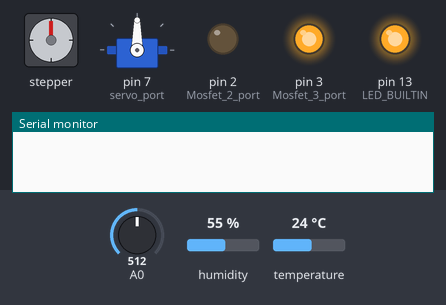
The sketch below on a simulated Arduino Uno, built with avr-gcc and run on an emulated ATmega328P. On the bench: stepper motor, servo, output pins drawn as LEDs (lit = HIGH), the last lines printed to the serial monitor. Wiring (inferred from the names in the program): stepper motor (200 steps per turn assumed): coils pin 9, pin 10, pin 11, pin 12. The inputs (shaded band) are chosen by the test bench; at power-on: A0 = 512, humidity 55 %, temperature 24 °C. EEPROM starts erased.

Above: at 0.1 s.
At 1.1 s:
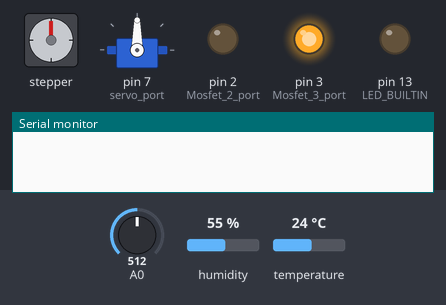
At 9.2 s:
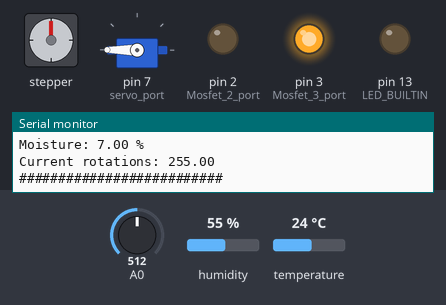
At 25.3 s:
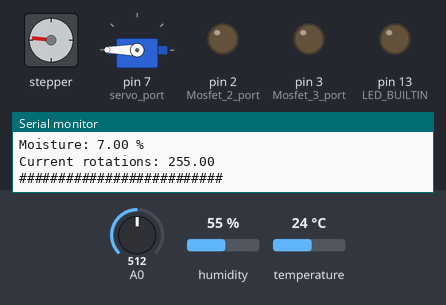
At 27.5 s:
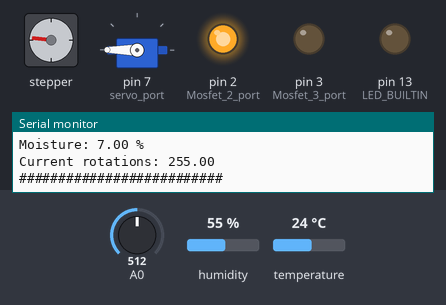
At 38.5 s:
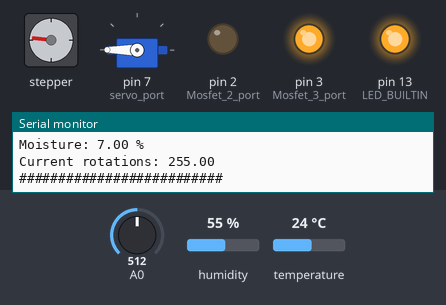
Timing chart, 0 to 40.0 s (numbered marks = the images above):
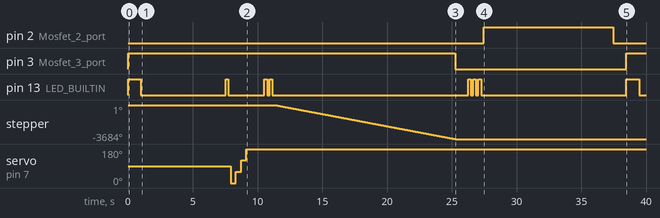

Measured:
- by itself, pin 2 (Mosfet_2_port): LOW → HIGH at 27.5 s, → LOW 10.0 s later
- by itself, pin 3 (Mosfet_3_port): LOW → HIGH at 0.00 s, → LOW 25.3 s later, → HIGH 13.2 s later
- by itself, pin 13 (LED_BUILTIN): LOW → HIGH at 0.00 s, → LOW 1.0 s later, → HIGH 6.5 s later, → LOW 0.20 s later, … (16 changes in this stretch)
- by itself, stepper: turns 3684° counter-clockwise in 13.9 s
- by itself, servo on pin 7 (servo_port): 90° → 0° at 7.9 s, → 60° 0.40 s later, → 120° 0.40 s later, → 180° 0.40 s later

The sketch:

Gewaechshaus.ino
```cpp
// Code for the automatisation with the Arduino Uno of the Greenhouse

// Pins outside (Always from top to bottom: Ground - Vcc - Signal)
// 123    Switch with Arduino       MOSFET 1
// 456    Water pump                MOSFET 2 (Only Plus/Minus needed for this pump)
// 789    Switched with water pump  MOSFET 2
// 101112 Servo                     MOSFET 3  (Now internal!)
// 131415 DHT11 - Termperature      MOSFET 3
// 161718 Ground moisture sensor    MOSFET 3
// 192021 Water level sensor        MOSFET 3 value empty:80 value full: 490

#include <EEPROM.h>
#include <Time.h>
#include <Servo.h>
#include "DHT.h"

// Digital pins
#define Mosfet_2_port         2 // Switch for the water pump
#define Mosfet_3_port         3 // Switch for all Sensors, Servo and Stepper motor

#define free_digital_port_1   4 // Power for this sensor/actuator is switched with the Arduino      MOSFET 1
#define free_digital_port_2   5 // The power to this port is used by the water pump                 MOSFET 2
#define free_digital_port_3   6 // Power for this sensor/actuator is switched with the water pump   MOSFET 2
#define servo_port            7 // Control port for Servo Motor                                     MOSFET 3
#define temp_sensor_port      8 // Temperature and humidity sensor                                  MOSEFT 3

// Digital Stepper Motor Pins
#define stepper_port1 9
#define stepper_port2 10
#define stepper_port3 11
#define stepper_port4 12

// Analog Pins
#define battery_port                A0  // Port to read the battery voltage
#define ground_moisture_sensor_port A4  // Port for the ground moisture sensor                 MOSEFT 3
#define water_level_sensor_port     A5  // Port for the water level sensor in the bucket       MOSEFT 3

//Flags for controlling which components run
bool demo_flag = true;
bool servo_flag = true;
bool pump_flag = true;
bool stepper_flag = true;
bool sensor_flag = true;

bool save_battery_flag = false;
bool mem_clear_flag = false;

//Variables
int pump_msecs = 10000; //TODO
int good_moisture_percentage = 100; //TODO
int good_temperature = 20; //TODO
unsigned char all_good_angle = 0;
unsigned char empty_battery_angle = 60;
unsigned char empty_water_angle = 120;
unsigned char empty_battery_water_angle = 180;
int roof_up_rotations = -80; //TODO
int current_rotations = 0;

float battery_voltage = 0.0;
float temperature = 0.0;
float humidity = 0.0;
float ground_moisture_percentage = 0.0;
float water_level = 0.0;

//Stepper variables
#define FULL_ROTATION 4095
const int phases1[] = {0, 0, 0, 0, 0, 1, 1, 1};
const int phases2[] = {0, 0, 0, 1, 1, 1, 0, 0};
const int phases3[] = {0, 1, 1, 1, 0, 0, 0, 0};
const int phases4[] = {1, 1, 0, 0, 0, 0, 0, 1};
int Phase = 0;
int Speed = 100; //MUST BE 1 - 100

//DHT Temperatur Sensor
#define DHTTYPE DHT11
DHT dht(temp_sensor_port, DHTTYPE);

//Servo object
Servo myservo;
int pwm;

//For reading the battery voltage
#define NUM_SAMPLES 15
float min_battery_voltage = 3.0; // vorher 3.4;
int eeprom_addr = 0; // For saving if the roof is up or down

void stepper(int count, bool _stepper_flag)
{
  if(_stepper_flag==true)
  {
    pinMode(stepper_port1, OUTPUT);
    pinMode(stepper_port2, OUTPUT);
    pinMode(stepper_port3, OUTPUT);
    pinMode(stepper_port4, OUTPUT);

    int val = EEPROM.read(eeprom_addr);

    int rotationDirection = count < 1 ? -1 : 1;
    count *= rotationDirection;
    for (int x = 0; x < count; x++)
    {
      digitalWrite(stepper_port1, phases1[Phase]);
      digitalWrite(stepper_port2, phases2[Phase]);
      digitalWrite(stepper_port3, phases3[Phase]);
      digitalWrite(stepper_port4, phases4[Phase]);
      IncrementPhase(rotationDirection);
      delay(100/Speed);
      EEPROM.write(eeprom_addr,val + x*rotationDirection);
    }

    pinMode(stepper_port1, INPUT);
    pinMode(stepper_port2, INPUT);
    pinMode(stepper_port3, INPUT);
    pinMode(stepper_port4, INPUT);
  }
}

void IncrementPhase(int rotationDirection) // TODO understand
{
  Phase += 8;
  Phase += rotationDirection;
  Phase %= 8;
}

float read_battery_voltage(int port) //TODO get right value --> vielleicht keinen Spannungsteiler, sondern direkt Spannung an der Batterie ablesen, da diese nicht über 5V gehen wird
{
  delay(1000);
  //Read current battery voltage
  int sum;                          // sum of samples taken
  unsigned char sample_count;       // current sample number
  float voltage;                    // calculated voltage
  while (sample_count < NUM_SAMPLES)
  {
    sum += analogRead(port);
    sample_count++;
    delay(100);
  }
  voltage = (((float)sum / (float)NUM_SAMPLES) / 1024.0)*11.38*5.07;
  return (((float)sum / (float)NUM_SAMPLES) / 1024.0); //TODO delete
  return voltage;
}

void pump(int pump_msecs, bool _pump_flag)
{
  if(_pump_flag==true)
  {
    digitalWrite(Mosfet_2_port, HIGH);
    delay(pump_msecs);
    digitalWrite(Mosfet_2_port, LOW);
  }
}

void turn_servo(unsigned char angle, bool _servo_flag)
{
  if(_servo_flag==true)
  {
    myservo.write(angle);
    delay(400);
  }
}

float read_temperature(bool _sensor_flag)
{
  if(_sensor_flag==true)
  {
    delay(500);
    float t = dht.readTemperature();
    return t;
  }
}

float read_humidity(bool _sensor_flag)
{
  if(_sensor_flag==true)
  {
    delay(500);
    float h = dht.readHumidity();
    return h;
  }
}

float read_water_level(int port, bool _sensor_flag)
{
  if(_sensor_flag==true)
  {
    delay(500);
    int value = analogRead(port); //Read data from analog pin and store it to value variable

    //return value; //TODO delete
    if (value<=100){
      return 0.0;
    }
    else
    {
      return 1.0;
    }
//    else if (value>280 && value<=330){
//      return 0.005;
//    }
//    else if (value>330 && value<=415){
//      return 0.01;
//    }
//    else if (value>415 && value<=460){
//      return 0.015;
//    }
//    else if (value>460 && value<=480){
//      return 0.02;
//    }
//    else if (value>480 && value<=490){
//      return 0.025;
//    }
//    else if (value>490 && value<=500){
//      return 0.03;
//    }
//    else if (value>500 && value<=505){
//      return 0.035;
//    }
//    else if (value>505){
//      return 0.04;
//    }
  }
}

float read_ground_moisture(int port, bool _sensor_flag)
{
  if(_sensor_flag==true)
  {
    delay(500);
    int output_value= analogRead(port);
    //return output_value;
    return map(output_value,550,10,0,100);
  }
}

void print_sensor_values(float v, float t, float h, float w, float m, float r)
{
    Serial.println("##########################");
    Serial.print("Battery voltage: ");
    Serial.print(v);
    Serial.print(" V ");
    Serial.println();

    Serial.print("Humidity: ");
    Serial.print(h);
    Serial.print(" %");
    Serial.println();

    Serial.print("Temperature: ");
    Serial.print(t);
    Serial.print(" *C ");
    Serial.println();

    Serial.print("Water level: ");
    Serial.print(w);
    Serial.print(" m ");
    Serial.println();

    Serial.print("Moisture: ");
    Serial.print(m);
    Serial.print(" %");
    Serial.println();

    Serial.print("Current rotations: ");
    Serial.print(r);
    Serial.println();
    Serial.println("##########################");
}
void blink(int number_of_blinks, int msec)
{
  for (int x = 0; x < number_of_blinks; x++)
  {
    digitalWrite(LED_BUILTIN, HIGH);
    delay(msec);
    digitalWrite(LED_BUILTIN, LOW);
    delay(msec);
  }
}

void demo()
{
  digitalWrite(Mosfet_3_port, HIGH);

  blink(1,1000);
  battery_voltage = read_battery_voltage(battery_port);
  temperature = read_temperature(sensor_flag);
  humidity = read_humidity(sensor_flag);
  water_level = read_water_level(water_level_sensor_port, sensor_flag);
  ground_moisture_percentage = read_ground_moisture(ground_moisture_sensor_port, sensor_flag);
  current_rotations = EEPROM.read(eeprom_addr);
  print_sensor_values(battery_voltage, temperature, humidity, water_level, ground_moisture_percentage, current_rotations);

  delay(1000);

  blink(1,200);
  turn_servo(all_good_angle, servo_flag);
  turn_servo(empty_battery_angle, servo_flag);
  turn_servo(empty_water_angle, servo_flag);
  turn_servo(empty_battery_water_angle, servo_flag);

  delay(1000);

  blink(2,200);
  stepper(FULL_ROTATION, stepper_flag);

  digitalWrite(Mosfet_3_port, LOW);

  delay(1000);

  blink(3,200);
  pump(pump_msecs, pump_flag);

  delay(1000);
}

void setup()
{
  Serial.begin(115200);
  pinMode(LED_BUILTIN, OUTPUT);
  pinMode(Mosfet_2_port, OUTPUT);
  pinMode(Mosfet_3_port, OUTPUT);
  pinMode(stepper_port1, OUTPUT);
  pinMode(stepper_port2, OUTPUT);
  pinMode(stepper_port3, OUTPUT);
  pinMode(stepper_port4, OUTPUT);
  pinMode(servo_port, OUTPUT);

  pinMode(temp_sensor_port, INPUT);
  pinMode(ground_moisture_sensor_port, INPUT);
  pinMode(water_level_sensor_port, INPUT);

  digitalWrite(LED_BUILTIN, LOW);
  digitalWrite(Mosfet_2_port, LOW);
  digitalWrite(Mosfet_3_port, LOW);

  dht.begin();
  myservo.attach(servo_port);
}

void loop() {

  if(mem_clear_flag == true) // Clear EEPROM
  {
    for (int i = 0 ; i < EEPROM.length() ; i++) {
      EEPROM.write(i, 0);
    }
    save_battery_flag = true;
  }

  if(save_battery_flag == false)
  {
    if(demo_flag==true) //Run all Sensors and motors and print the values
    {
      demo();
    }
    else  //Normal program
    {
      blink(1,1000);
      battery_voltage = read_battery_voltage(battery_port);

      if(battery_voltage>min_battery_voltage && !isnan(battery_voltage))
      {
        blink(1,200);
        turn_servo(all_good_angle, servo_flag);

        digitalWrite(Mosfet_3_port, HIGH);
        temperature = read_temperature(sensor_flag);
        humidity = read_humidity(sensor_flag);
        ground_moisture_percentage = read_ground_moisture(ground_moisture_sensor_port, sensor_flag);
        water_level = read_water_level(water_level_sensor_port, sensor_flag);

        if(water_level==0.0 && !isnan(water_level)) //Only water empty
        {
          turn_servo(empty_water_angle, servo_flag);
        }
        else
        {
          turn_servo(all_good_angle, servo_flag); // Everything is alright
        }

        if(temperature>good_temperature && !isnan(temperature) && temperature > -5 && temperature < 100) // Open roof
        {
          int val = EEPROM.read(eeprom_addr); //TODO


          blink(2,200);
          stepper(roof_up_rotations*FULL_ROTATION, stepper_flag);
        }
        else // Close roof
        {
          int val = EEPROM.read(eeprom_addr); //TODO delete

          blink(2,200);
          stepper(-roof_up_rotations*FULL_ROTATION, stepper_flag);
        }
        digitalWrite(Mosfet_3_port, LOW);

        if(ground_moisture_percentage<good_moisture_percentage && !isnan(ground_moisture_percentage) && ground_moisture_percentage >= 0 && ground_moisture_percentage <= 100)
        {
          pump(pump_msecs, pump_flag);
        }
      }
      else
      {
        if(water_level>0.0 && !isnan(water_level)) //Only battery empty
        {
          turn_servo(empty_battery_angle, servo_flag);
        }
        else // Battery and water empty
        {
          turn_servo(empty_battery_water_angle, servo_flag);
        }
        digitalWrite(Mosfet_2_port, LOW);
        digitalWrite(Mosfet_3_port, LOW);
        save_battery_flag = true; //Put Microcontroller into Idle and not doing anything to save power
      }
    }
  }
  else
  {
    digitalWrite(Mosfet_2_port, LOW);
    digitalWrite(Mosfet_3_port, LOW);
    delay(180000);
  }
}
```
